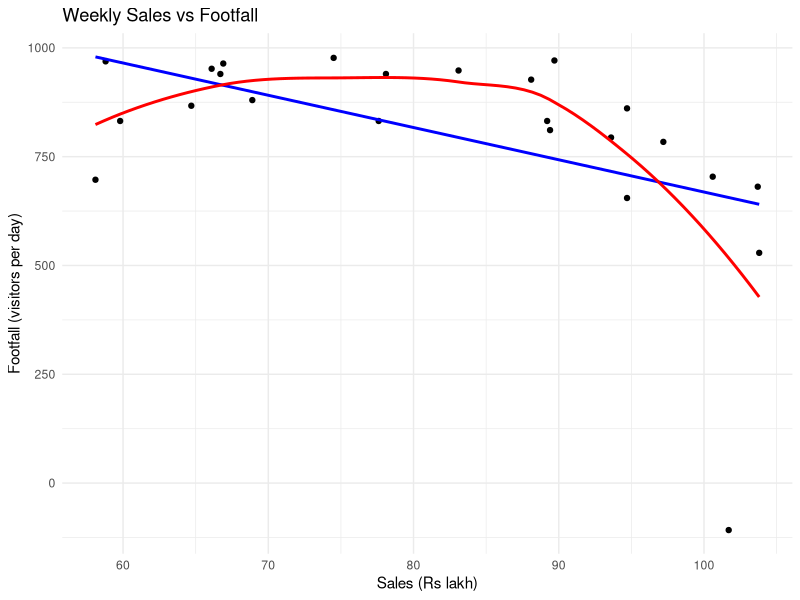

Write R code to recreate this figure.
library(ggplot2)

set.seed(1210066)
n <- 24
sales <- round(rnorm(n, 85.0, 18.0), 1)
z <- (sales - 85.0) / 18.0
footfall <- round(900 + 200.0 *
                    (-0.72 * z - 0.58 * z^2 + 0.38 * rnorm(n)), 0)
footfall[12] <- round(footfall[12] - 3.9 * 200.0, 0)
df <- data.frame(sales, footfall)

# 1. Scatterplot with linear and LOESS fits
ggplot(df, aes(x = sales, y = footfall)) +
  geom_point() +
  geom_smooth(method = "lm", formula = y ~ x,
              se = FALSE, colour = "blue") +
  geom_smooth(method = "loess", se = FALSE,
              colour = "red") +
  labs(title = "Weekly Sales vs Footfall",
       x = "Sales (Rs lakh)",
       y = "Footfall (visitors per day)") +
  theme_minimal()

# 2. Correlation and slope
model <- lm(footfall ~ sales, data = df)
cat("Correlation r =", cor(sales, footfall), "\n")
cat("Linear slope =", coef(model)[2], "\n")

# 3. Outlier using standardized residual
res <- rstandard(model)
outlier <- which.max(abs(res))
cat("Outlier row =", outlier, "\n")
cat("Sales =", sales[outlier], "\n")
cat("Footfall =", footfall[outlier], "\n")
cat("Standardized residual =", res[outlier], "\n")

# 4. Compare linear and quadratic fits
quad <- lm(footfall ~ sales + I(sales^2), data = df)
cat("Linear R-squared =", summary(model)$r.squared, "\n")
cat("Quadratic R-squared =", summary(quad)$r.squared, "\n")

# 5. Recommendation
cat("Recommendation: Investigate unusual weeks and use the nonlinear trend when forecasting footfall from sales.\n")
